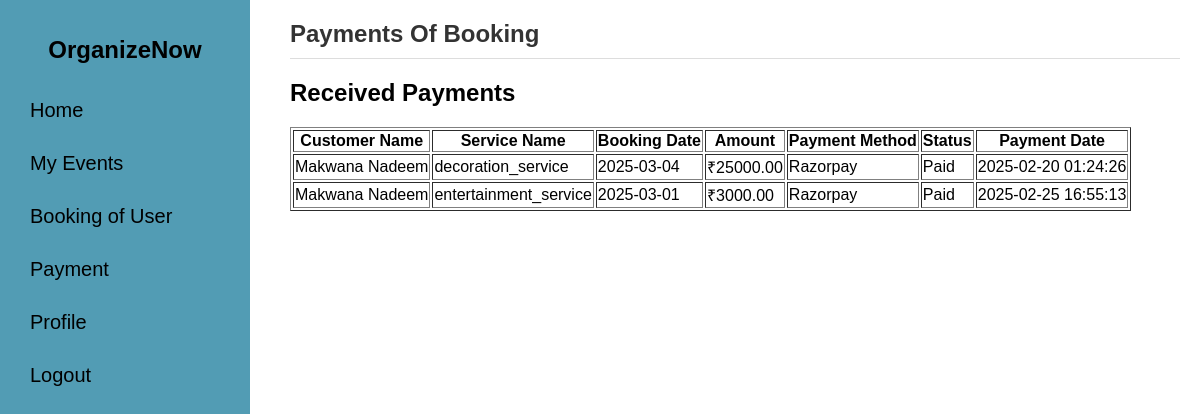
Before: /Merchant/payment.php (signed in) with the older database file.
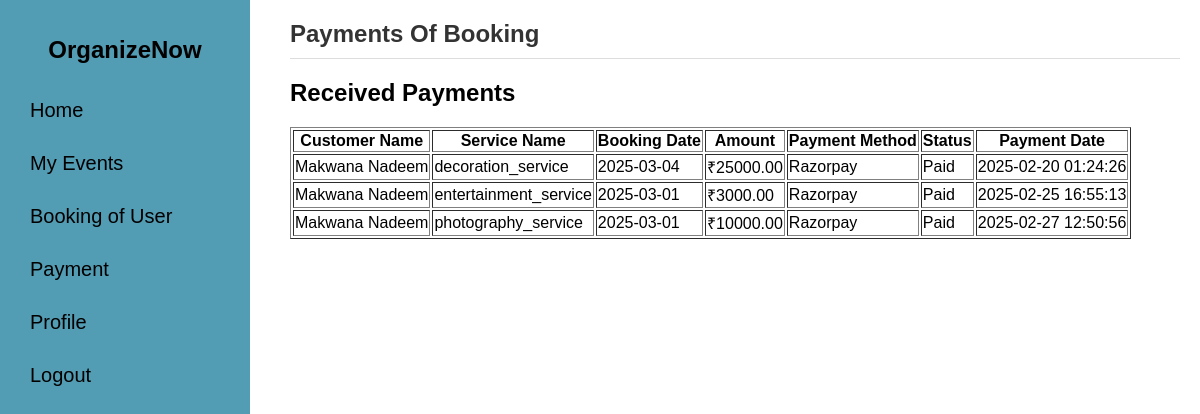
After: the same page with the newer database file.
### tables this page shows
CREATE TABLE `payments` (
  `id` int(11) NOT NULL,
  `user_id` int(11) NOT NULL,
  `booking_id` int(11) NOT NULL,
  `merchant_id` int(11) NOT NULL,
  `payment_id` varchar(255) NOT NULL,
  `order_id` varchar(255) NOT NULL,
  `amount_paid` decimal(10,2) NOT NULL,
  `payment_status` enum('Pending','Paid') NOT NULL DEFAULT 'Pending',
  `created_at` timestamp NOT NULL DEFAULT current_timestamp(),
  `payment_gateway` varchar(50) NOT NULL DEFAULT 'Razorpay'
);

CREATE TABLE `user` (
  `user_id` int(11) NOT NULL,
  `name` varchar(100) NOT NULL,
  `email` varchar(100) NOT NULL,
  `mobile` varchar(15) NOT NULL,
  `password` varchar(200) NOT NULL,
  `reset_token` varchar(255) DEFAULT NULL,
  `created_at` date NOT NULL DEFAULT current_timestamp()
);

CREATE TABLE `booking2` (
  `id` int(11) NOT NULL,
  `service_id` int(11) NOT NULL,
  `service_name` varchar(200) NOT NULL,
  `service_type` text NOT NULL,
  `booking_date` date NOT NULL,
  `customer_name` varchar(200) NOT NULL,
  `customer_email` varchar(200) NOT NULL,
  `customer_mobile` varchar(200) NOT NULL,
  `guest_count` int(200) NOT NULL,
  `num_days` int(50) NOT NULL,
  `total_price` decimal(10,2) NOT NULL,
  `status` enum('Pending','Accepted','Rejected') DEFAULT 'Pending',
  `payment_status` enum('Pending','Paid') DEFAULT 'Pending',
  `created_at` timestamp NOT NULL DEFAULT current_timestamp(),
  `user_id` int(11) NOT NULL,
  `merchant_id` int(11) NOT NULL,
  `event_image` varchar(255) NOT NULL
);

### Merchant/payment.php (the view, shortened to what this page needs)
<?php
include "sidebarmerchant.php";
?>
<div class="header">
    <h1>
        Payments Of Booking
    </h1>
    <hr>
</div>
<?php
include 'connection.php';
$merchant_id = $_SESSION['merchant_id'];
$sql = "SELECT payments.*, booking2.service_type, booking2.booking_date, user.name AS user_name
        FROM payments
        JOIN booking2 ON payments.booking_id = booking2.id
        JOIN user ON payments.user_id = user.user_id
        WHERE payments.merchant_id = ?";
$stmt = $conn->prepare($sql);
$stmt->bind_param("i", $merchant_id);
$stmt->execute();
$result = $stmt->get_result();
?>
<!DOCTYPE html>
<html lang="en">
<head>
</head>
<body>
    <h2>Received Payments</h2>
    <table border="1">
        <tr>
            <th>Customer Name</th>
            <th>Service Name</th>
            <th>Booking Date</th>
            <th>Amount</th>
            <th>Payment Method</th>
            <th>Status</th>
            <th>Payment Date</th>
        </tr>
        <?php while ($row = $result->fetch_assoc()) { ?>
            <tr>
                <td><?php echo $row['user_name']; ?></td>
                <td><?php echo $row['service_type']; ?></td>
                <td><?php echo $row['booking_date']; ?></td>
                <td>₹<?php echo $row['amount_paid']; ?></td>
                <td><?php echo $row['payment_gateway']; ?></td>
                <td><?php echo ucfirst($row['payment_status']); ?></td>
                <td><?php echo $row['created_at']; ?></td>
            </tr>
        <?php } ?>
    </table>
</body>
</html>

Changed rows visible on the page:
added payments: user.name "Makwana Nadeem", booking.service_type "photography_service", booking.booking_date "2025-03-01", amount_paid "10000.00", payment_gateway "Razorpay", payment_status "Paid", created_at "2025-02-27 12:50:56"
